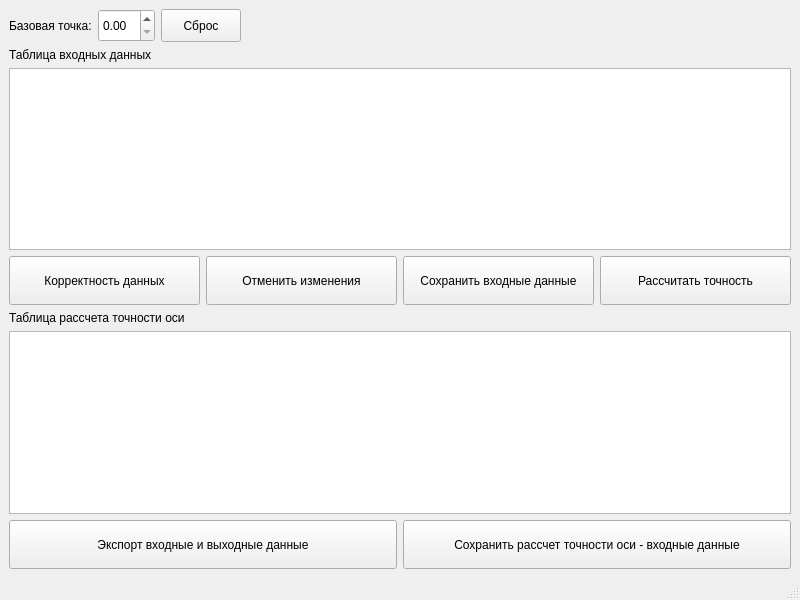
<?xml version="1.0" encoding="UTF-8"?>
<ui version="4.0">
 <class>AccuracyWindow</class>
 <widget class="QMainWindow" name="AccuracyWindow">
  <property name="geometry">
   <rect>
    <x>0</x>
    <y>0</y>
    <width>800</width>
    <height>600</height>
   </rect>
  </property>
  <property name="windowTitle">
   <string>MainWindow</string>
  </property>
  <widget class="QWidget" name="centralwidget">
   <layout class="QGridLayout" name="gridLayout_2">
    <item row="0" column="0">
     <layout class="QGridLayout" name="gridLayout">
      <item row="5" column="0">
       <widget class="QTableWidget" name="resultTableView"/>
      </item>
      <item row="3" column="0">
       <layout class="QHBoxLayout" name="horizontalLayout">
        <item>
         <widget class="QPushButton" name="isCorrectButton">
          <property name="sizePolicy">
           <sizepolicy hsizetype="Minimum" vsizetype="Fixed">
            <horstretch>0</horstretch>
            <verstretch>0</verstretch>
           </sizepolicy>
          </property>
          <property name="minimumSize">
           <size>
            <width>0</width>
            <height>49</height>
           </size>
          </property>
          <property name="text">
           <string>Корректность данных</string>
          </property>
         </widget>
        </item>
        <item>
         <widget class="QPushButton" name="resetButton">
          <property name="minimumSize">
           <size>
            <width>0</width>
            <height>49</height>
           </size>
          </property>
          <property name="text">
           <string>Отменить изменения</string>
          </property>
         </widget>
        </item>
        <item>
         <widget class="QPushButton" name="saveButton">
          <property name="minimumSize">
           <size>
            <width>0</width>
            <height>49</height>
           </size>
          </property>
          <property name="text">
           <string>Сохранить входные данные</string>
          </property>
         </widget>
        </item>
        <item>
         <widget class="QPushButton" name="calculateButton">
          <property name="minimumSize">
           <size>
            <width>0</width>
            <height>49</height>
           </size>
          </property>
          <property name="text">
           <string>Рассчитать точность</string>
          </property>
         </widget>
        </item>
       </layout>
      </item>
      <item row="0" column="0">
       <layout class="QHBoxLayout" name="horizontalLayout_2">
        <item>
         <widget class="QLabel" name="label">
          <property name="text">
           <string>Базовая точка:</string>
          </property>
         </widget>
        </item>
        <item>
         <widget class="QDoubleSpinBox" name="baseSpinBox">
          <property name="sizePolicy">
           <sizepolicy hsizetype="Fixed" vsizetype="Fixed">
            <horstretch>0</horstretch>
            <verstretch>0</verstretch>
           </sizepolicy>
          </property>
          <property name="minimumSize">
           <size>
            <width>49</width>
            <height>33</height>
           </size>
          </property>
         </widget>
        </item>
        <item>
         <widget class="QPushButton" name="resetBaseButton">
          <property name="sizePolicy">
           <sizepolicy hsizetype="Fixed" vsizetype="Fixed">
            <horstretch>0</horstretch>
            <verstretch>0</verstretch>
           </sizepolicy>
          </property>
          <property name="minimumSize">
           <size>
            <width>0</width>
            <height>33</height>
           </size>
          </property>
          <property name="text">
           <string>Сброс</string>
          </property>
         </widget>
        </item>
        <item>
         <spacer name="horizontalSpacer">
          <property name="orientation">
           <enum>Qt::Orientation::Horizontal</enum>
          </property>
          <property name="sizeHint" stdset="0">
           <size>
            <width>40</width>
            <height>20</height>
           </size>
          </property>
         </spacer>
        </item>
       </layout>
      </item>
      <item row="1" column="0">
       <widget class="QLabel" name="label_3">
        <property name="text">
         <string>Таблица входных данных</string>
        </property>
       </widget>
      </item>
      <item row="4" column="0">
       <widget class="QLabel" name="label_2">
        <property name="text">
         <string>Таблица рассчета точности оси</string>
        </property>
       </widget>
      </item>
      <item row="2" column="0">
       <widget class="QTableWidget" name="inputTable"/>
      </item>
      <item row="6" column="0">
       <layout class="QHBoxLayout" name="horizontalLayout_3">
        <item>
         <widget class="QPushButton" name="exportButton">
          <property name="minimumSize">
           <size>
            <width>0</width>
            <height>49</height>
           </size>
          </property>
          <property name="text">
           <string>Экспорт входные и выходные данные</string>
          </property>
         </widget>
        </item>
        <item>
         <widget class="QPushButton" name="pushButton_3">
          <property name="minimumSize">
           <size>
            <width>0</width>
            <height>49</height>
           </size>
          </property>
          <property name="text">
           <string>Сохранить рассчет точности оси - входные данные</string>
          </property>
         </widget>
        </item>
       </layout>
      </item>
     </layout>
    </item>
   </layout>
  </widget>
  <widget class="QMenuBar" name="menubar">
   <property name="geometry">
    <rect>
     <x>0</x>
     <y>0</y>
     <width>800</width>
     <height>26</height>
    </rect>
   </property>
  </widget>
  <widget class="QStatusBar" name="statusbar"/>
 </widget>
 <resources/>
 <connections/>
</ui>
